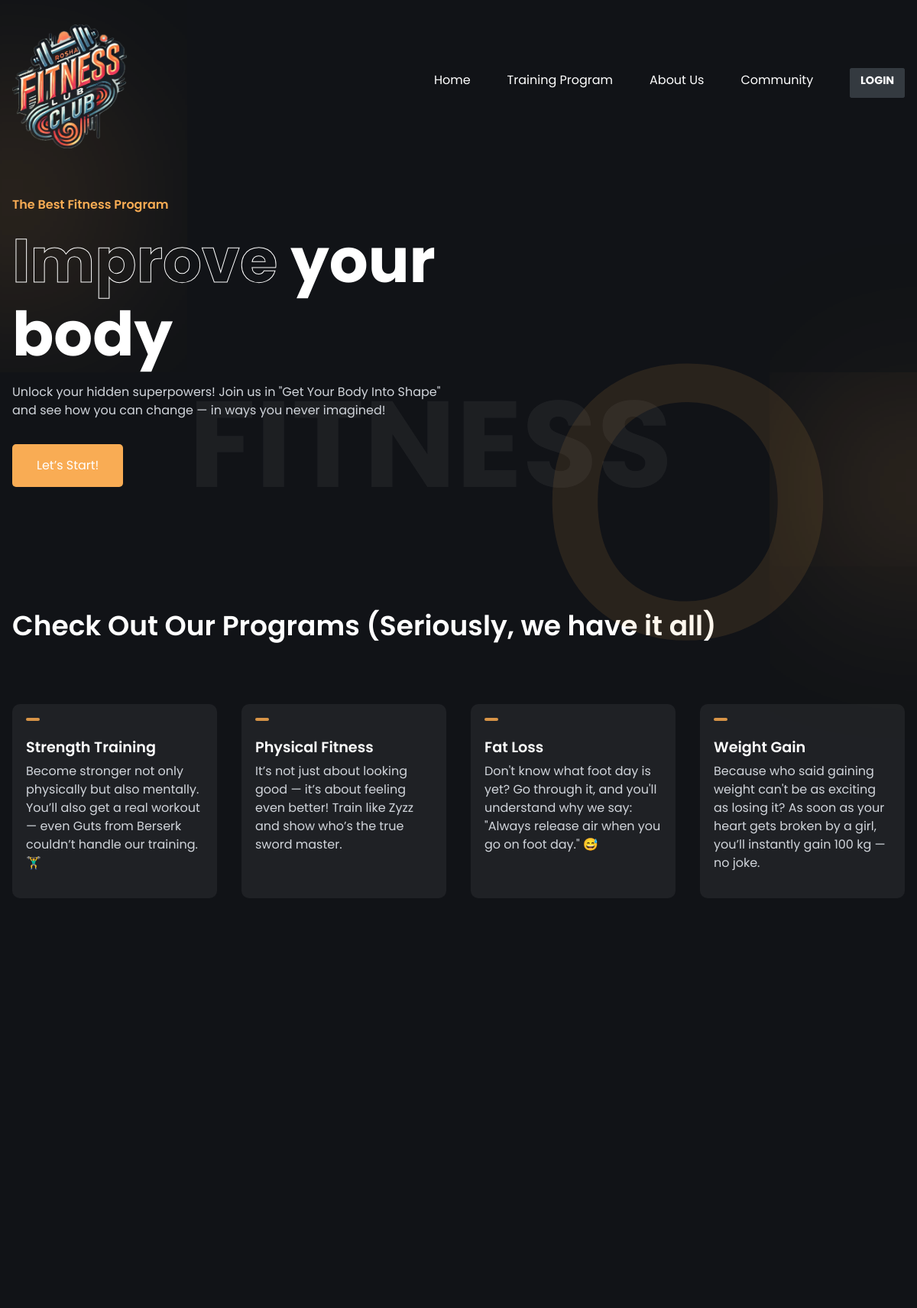
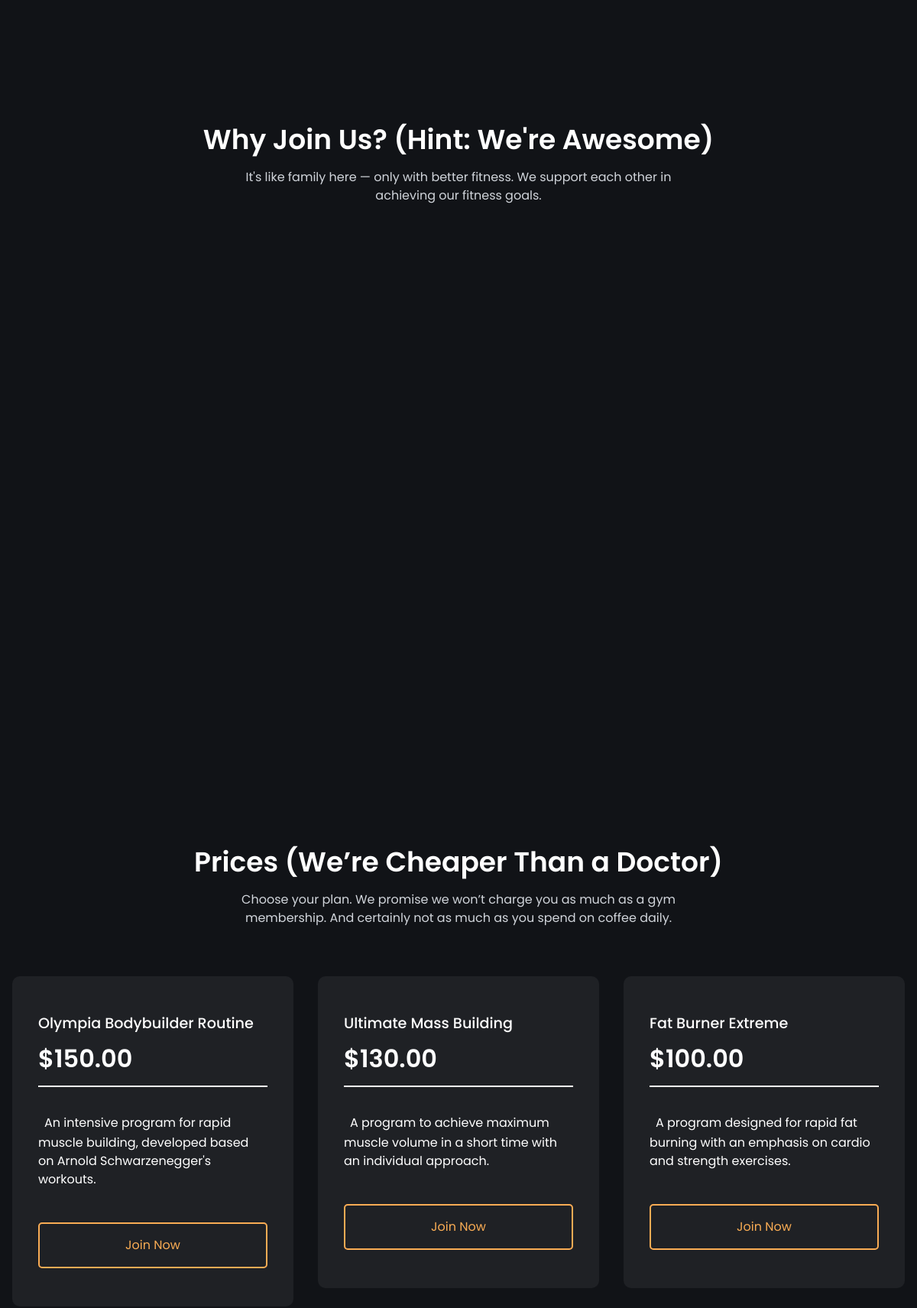
Screenshot of /gym/ (upper part) with the database file from the repository (2 pictures, top to bottom).
### gym/models.py (models this page shows, shortened)
class TrainingProgram(models.Model):
    name = models.CharField(max_length=100)
    description = models.TextField()
    duration = models.PositiveIntegerField(help_text="Duration in minutes")
    price = models.DecimalField(max_digits=10, decimal_places=2)
    trainer = models.ForeignKey(Trainer, on_delete=models.CASCADE, null=True, blank=True)

### gym/views.py (the view)
# urls.py: path('', TemplateView.as_view(template_name="gym/index.html"), name='home'),
def index(request):
    programs = TrainingProgram.objects.all()
    return render(request, 'gym/index.html', {'programs': programs})

### gym/templates/gym/index.html (shortened to what this page needs)
{% extends "gym/layout.html" %}
{% load static %}
{% block content %}
<header class="section__container header__container slide-in-left">
    <div class="header__content fade-in">
        <h4>The Best Fitness Program</h4>
        <h1><span>Improve</span> your body</h1>
        <p>
            Unlock your hidden superpowers! Join us in "Get Your Body Into Shape" and see how you can change — in ways you never imagined!
        </p>
        <a href="{% url 'register' %}">
        <button class="btn">Let’s Start!</button>
        </a>
    </div>
</header>
<section class="section__container explore__container">
    <div class="explore__header">
        <h2 class="section__header">Check Out Our Programs (Seriously, we have it all)</h2>
    </div>
    <div class="explore__grid">
        <div class="explore__card">
            <span></span>
            <h4>Strength Training</h4>
            <p>
                Become stronger not only physically but also mentally. You’ll also get a real workout — even Guts from Berserk couldn’t handle our training. 🏋️‍♂️
            </p>
        </div>
        <div class="explore__card">
            <span></span>
            <h4>Physical Fitness</h4>
            <p>
                It’s not just about looking good — it’s about feeling even better! Train like Zyzz and show who’s the true sword master.
            </p>
        </div>
        <div class="explore__card">
            <span></span>
            <h4>Fat Loss</h4>
            <p>
                Don't know what foot day is yet? Go through it, and you'll understand why we say: "Always release air when you go on foot day." 😅
            </p>
        </div>
        <div class="explore__card">
            <span></span>
            <h4>Weight Gain</h4>
            <p>
                Because who said gaining weight can't be as exciting as losing it? As soon as your heart gets broken by a girl, you’ll instantly gain 100 kg — no joke.
            </p>
        </div>
    </div>
</section>
<section class="section__container join__container">
    <h2 class="section__header">Why Join Us? (Hint: We're Awesome)</h2>
    <p class="section__subheader">
        It's like family here — only with better fitness. We support each other in achieving our fitness goals.
    </p>
</section>
<section class="section__container price__container">
    <h2 class="section__header">Prices (We’re Cheaper Than a Doctor)</h2>
    <p class="section__subheader">
        Choose your plan. We promise we won’t charge you as much as a gym membership. And certainly not as much as you spend on coffee daily.
    </p>
    <div class="price__grid">
        {% for program in programs %}
            <form action="{% url 'process_payment' program_id=program.id %}" method="post">
                <div class="price__card">
                    <div class="price__card__content">
                        <h4>{{ program.name }}</h4>
                        <h3>${{ program.price }}</h3>
                        <p> {{ program.description }}</p>
                    </div>
                    {% if user.is_authenticated %}
                        <a href="{% url 'training_programs' %}" class="btn price__btn">Join Now</a>
                    {% else %}
                        <a href="{% url 'login' %}" class="btn price__btn">Join Now</a>
                    {% endif %}
                </div>
            </form>
        {% endfor %}
    </div>
</section>
{% endblock %}

### gym/static/gym/styles.css (style rules this page uses)
:root { --primary-color: #111317; --primary-color-light: #1f2125; --primary-color-extra-light: #35373b; --secondary-color: #f9ac54; --secondary-color-dark: #d79447; --text-light: #d1d5db; --white: #ffffff; --max-width: 1200px; }
* { padding: 0; margin: 0; box-sizing: border-box; }
.section__container { max-width: var(--max-width); margin: auto; padding: 5rem 1rem; }
.section__header { margin-bottom: 1rem; font-size: 2.25rem; font-weight: 600; text-align: center; color: var(--white); }
.section__subheader { max-width: 600px; margin: auto; text-align: center; color: var(--text-light); }
.btn { padding: 1rem 2rem; outline: none; border: none; font-size: 1rem; color: var(--white); background-color: var(--secondary-color); border-radius: 5px; cursor: pointer; transition: 0.3s; }
a { text-decoration: none; }
.header__container { position: relative; padding-top: 2rem; display: grid; grid-template-columns: repeat(2, 1fr); align-items: center; gap: 2rem; }
.header__container::before { content: "FITNESS"; position: absolute; bottom: 5rem; right: 20rem; font-size: 10rem; font-weight: 700; line-height: 7rem; color: var(--white); opacity: 0.05; z-index: -1; }
.header__content h4 { margin-bottom: 1rem; font-size: 1rem; font-weight: 600; color: var(--secondary-color); }
.header__content h1 { margin-bottom: 1rem; font-size: 5rem; font-weight: 700; line-height: 6rem; color: var(--white); }
.header__content h1 span { -webkit-text-fill-color: transparent; -webkit-text-stroke: 1px var(--white); }
.header__content p { margin-bottom: 2rem; color: var(--text-light); }
.explore__header { display: flex; align-items: center; justify-content: space-between; gap: 2rem; }
.explore__grid { margin-top: 4rem; display: grid; grid-template-columns: repeat(4, 1fr); gap: 2rem; }
.explore__card { padding: 1rem; background-color: var(--primary-color-light); border: 2px solid transparent; border-radius: 10px; transition: 0.3s; transition: transform 0.3s ease, box-shadow 0.3s ease; }
.explore__card span { display: inline-block; padding: 2px 9px; margin-bottom: 1rem; font-size: 1.75rem; color: var(--white); background-color: var(--secondary-color-dark); border-radius: 5px; }
.explore__card h4 { margin-bottom: 0.5rem; font-size: 1.2rem; font-weight: 600; color: var(--white); }
.explore__card p { margin-bottom: 1rem; color: var(--text-light); }
.price__grid { margin-top: 4rem; display: grid; grid-template-columns: repeat(3, 1fr); gap: 2rem; }
.price__card { padding: 3rem 2rem; display: flex; flex-direction: column; background-color: var(--primary-color-light); border: 2px solid transparent; border-radius: 10px; transition: 0.3s; transition: transform 0.3s ease, box-shadow 0.3s ease; }
.price__card__content { flex: 1; margin-bottom: 2rem; }
.price__card h4 { margin-bottom: 1rem; font-size: 1.2rem; font-weight: 500; color: var(--white); }
.price__card h3 { padding-bottom: 1rem; margin-bottom: 2rem; font-size: 2rem; font-weight: 600; color: var(--white); border-bottom: 2px solid var(--white); }
.price__card p { margin-bottom: 0.75rem; color: var(--white); }
.price__btn { color: var(--secondary-color); background-color: transparent; border: 2px solid var(--secondary-color); }
.fade-in { opacity: 0; animation: fadeIn 1s ease-in-out forwards; animation-delay: 0.5s; }
.slide-in-left { opacity: 0; animation: slideInFromLeft 1s ease-in-out forwards; }
html { scroll-behavior: smooth; }
body { font-family: "Poppins", sans-serif; background-color: var(--primary-color); color: #e0e0e0; scroll-behavior: smooth; }

### rows the page displays
TrainingProgram: name "Olympia Bodybuilder Routine", price "150.00", description "An intensive program for rapid muscle building, developed based on Arnold Schwarzenegger's workouts."
TrainingProgram: name "Ultimate Mass Building", price "130.00", description "A program to achieve maximum muscle volume in a short time with an individual approach."
TrainingProgram: name "Fat Burner Extreme", price "100.00", description "A program designed for rapid fat burning with an emphasis on cardio and strength exercises."
